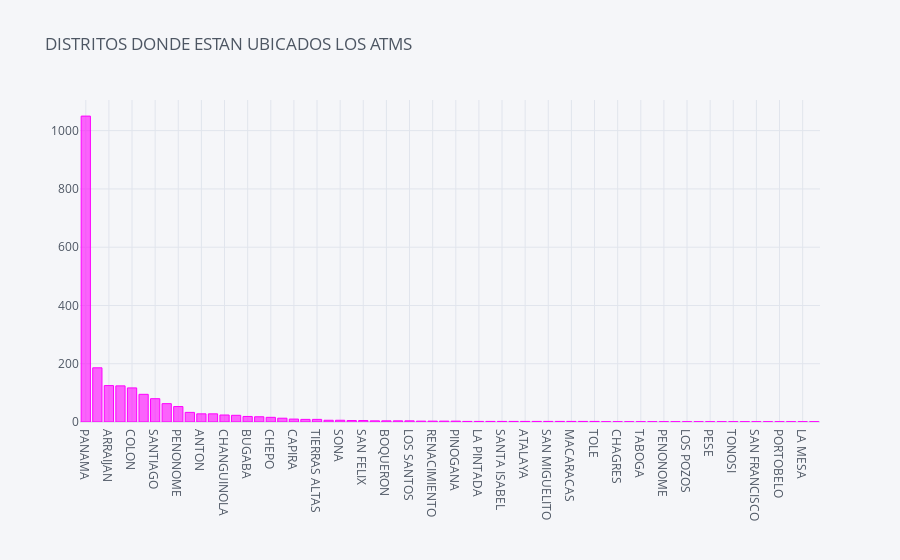

This figure's notebook cell:
### Code cell
# distrito atms
distrito = atm['distrito'].value_counts()
distrito.iplot(kind="bar",title='DISTRITOS DONDE ESTAN UBICADOS LOS ATMS',size=15, color='magenta')

### Figure 1 — Plotly figure (JSON) as saved in the notebook; plotly's stock layout.template omitted (floating-point values rounded to 4 significant figures)
{"data": [{"marker": {"color": "rgba(255, 0, 255, 0.6)", "line": {"color": "rgba(255, 0, 255, 1.0)", "width": 1}}, "name": "distrito", "orientation": "v", "text": "", "type": "bar", "x": ["PANAMA", "SAN MIGUELITO", "ARRAIJAN", "DAVID", "COLON", "LA CHORRERA", "SANTIAGO", "CHITRE", "PENONOME", "AGUADULCE", "ANTON", "LAS TABLAS", "CHANGUINOLA", "CHAME", "BUGABA", "BARU", "CHEPO", "BOQUETE", "CAPIRA", "DOLEGA", "TIERRAS ALTAS", "BOCAS DEL TORO", "SONA", "CHIRIQUI GRANDE", "SAN FELIX", "NATA", "BOQUERON", "SAN CARLOS", "LOS SANTOS", "DONOSO", "RENACIMIENTO", "ALMIRANTE", "PINOGANA", "SANTA FE", "LA PINTADA", "GUALACA", "SANTA ISABEL", "MONTIJO", "ATALAYA", "PEDASI", "SAN MIGUELITO ", "PARITA", "MACARACAS", "GUARARE", "TOLE", "LAS MINAS", "CHAGRES", "LAS PALMAS", "TABOGA", "CANAZAS", "PENONOME ", "SANTA MARIA", "LOS POZOS", "MARIATO", "PESE", "RIO DE JESUS", "TONOSI", "CHEPIGANA", "SAN FRANCISCO", "DONOSO ", "PORTOBELO", "OCU", "LA MESA", "ALANJE"], "y": [1050, 186, 125, 124, 117, 95, 80, 63, 53, 33, 28, 28, 24, 23, 19, 18, 16, 13, 10, 9, 9, 6, 6, 5, 5, 4, 4, 4, 4, 3, 3, 3, 3, 2, 2, 2, 2, 2, 2, 2, 2, 2, 2, 2, 2, 1, 1, 1, 1, 1, 1, 1, 1, 1, 1, 1, 1, 1, 1, 1, 1, 1, 1, 1]}], "layout": {"legend": {"bgcolor": "#F5F6F9", "font": {"color": "#4D5663"}}, "paper_bgcolor": "#F5F6F9", "plot_bgcolor": "#F5F6F9", "title": {"font": {"color": "#4D5663"}, "text": "DISTRITOS DONDE ESTAN UBICADOS LOS ATMS"}, "xaxis": {"gridcolor": "#E1E5ED", "showgrid": true, "tickfont": {"color": "#4D5663"}, "title": {"font": {"color": "#4D5663"}, "text": ""}, "zerolinecolor": "#E1E5ED"}, "yaxis": {"gridcolor": "#E1E5ED", "showgrid": true, "tickfont": {"color": "#4D5663"}, "title": {"font": {"color": "#4D5663"}, "text": ""}, "zerolinecolor": "#E1E5ED"}}}
